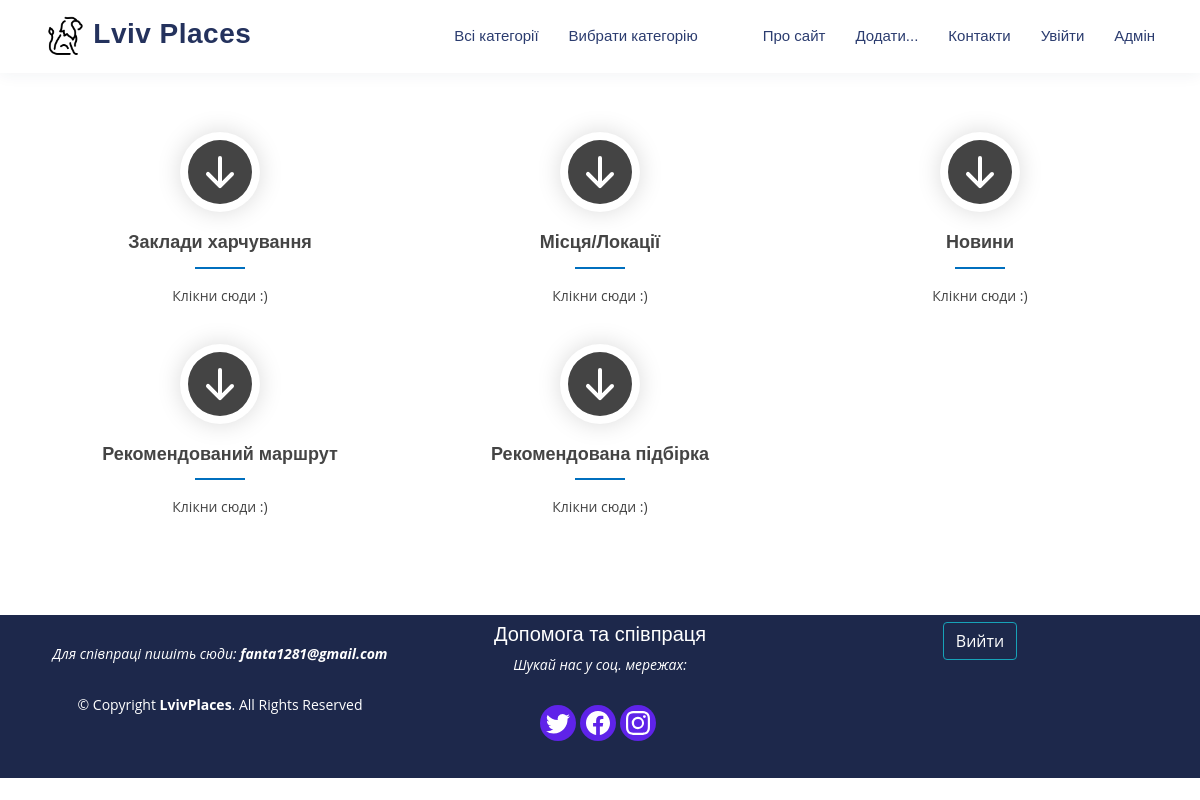
Page /allcategories/ on the committed database.
### lviv_main/models.py (models this page shows, shortened)
class Category(models.Model):
    name = models.CharField(max_length=100, db_index=True, verbose_name="Категорія")
    slug = models.SlugField(max_length=255, unique=True, db_index=True, verbose_name="URL")
    def get_absolute_url(self):
        return reverse('category', kwargs={'cat_id': self.pk})
    class Meta:
        verbose_name='Категорії'
        verbose_name_plural='Категорії'
        ordering=['id']

### lviv_main/views.py (the view)
# urls.py: path('allcategories/', all_categories, name='all_cats'),
def all_categories(request):
    cats = Category.objects.all()
    content={
        'cats': cats,
        'menu': menu,
        'title': "Категорії",
    }
    return render(request, 'lviv_main/all_categories.html', context = content )

### lviv_main/templates/lviv_main/all_categories.html (shortened to what this page needs)
{% extends 'lviv_main/base.html' %}
{% load static %}
{% block content %}
    <section id="features" class="features">
        <div class="container">
          <div class="row">
            {% for c in cats %}
                <div class="col-lg-4 col-md-6 icon-box">
                    <div class="icon"><svg xmlns="http://www.w3.org/2000/svg" width="64" height="64" fill="currentColor" class="bi bi-arrow-down-circle-fill" viewBox="0 0 16 16">
                      <path d="M16 8A8 8 0 1 1 0 8a8 8 0 0 1 16 0zM8.5 4.5a.5.5 0 0 0-1 0v5.793L5.354 8.146a.5.5 0 1 0-.708.708l3 3a.5.5 0 0 0 .708 0l3-3a.5.5 0 0 0-.708-.708L8.5 10.293V4.5z"/>
                    </svg>
                    </div>
                    <h4 class="title"><a href="{{ c.get_absolute_url }}">{{c.name}}</a></h4>
                    <p class="description">Клікни сюди :)</p>
                </div>
            {% endfor %}
          </div>
        </div>
    </section>
{% endblock %}

### lviv_main/static/lviv_main/css/style.css (style rules this page uses)
body { font-family: "Open Sans", sans-serif; color: #444444; }
a { color: #006fbe; text-decoration: none; }
h1, h2, h3, h4, h5, h6 { font-family: "Raleway", sans-serif; }
section { padding: 60px 0; }
.features .icon-box { margin-bottom: 20px; text-align: center; }
.features .icon { display: inline-flex; justify-content: center; align-items: center; width: 80px; height: 80px; background: #fff; border-radius: 50%; margin-bottom: 20px; transition: 0.5s; overflow: hidden; box-shadow: 0px 0 25px rgba(0, 0, 0, 0.15); }
.features .title { font-weight: 600; margin-bottom: 15px; font-size: 18px; position: relative; padding-bottom: 15px; }
.features .title a { color: #444444; transition: 0.3s; }
.features .title::after { content: ""; position: absolute; display: block; width: 50px; height: 2px; background: #006fbe; bottom: 0; left: calc(50% - 25px); }
.features .description { line-height: 24px; font-size: 14px; }

### rows in the picture
Category: name "Заклади харчування"
Category: name "Місця/Локації"
Category: name "Новини"
Category: name "Рекомендований маршрут"
Category: name "Рекомендована підбірка"

### other values in the picture
{{ m.title }} "Про сайт" "Додати..."
{{ m.title }} "Контакти"
